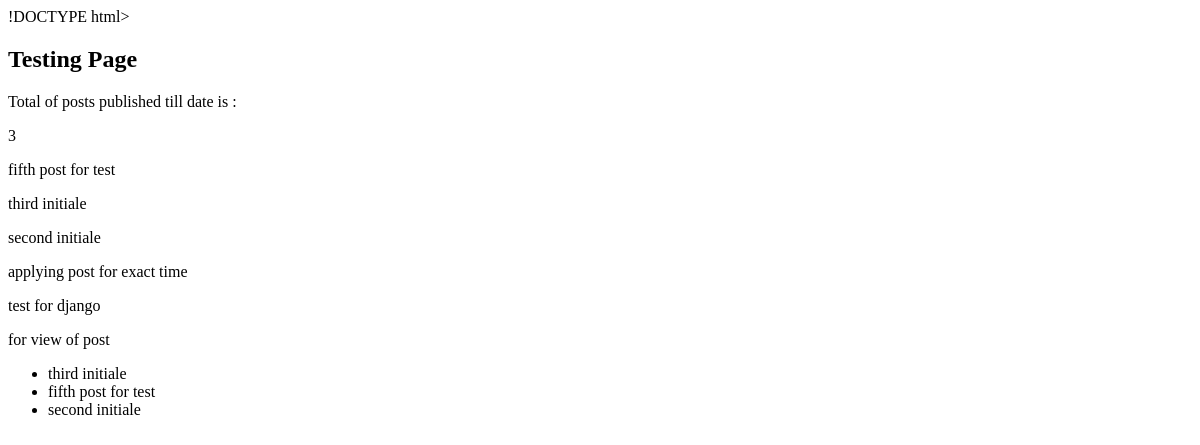
/blog_app/test, run on an earlier commit of the app's database.
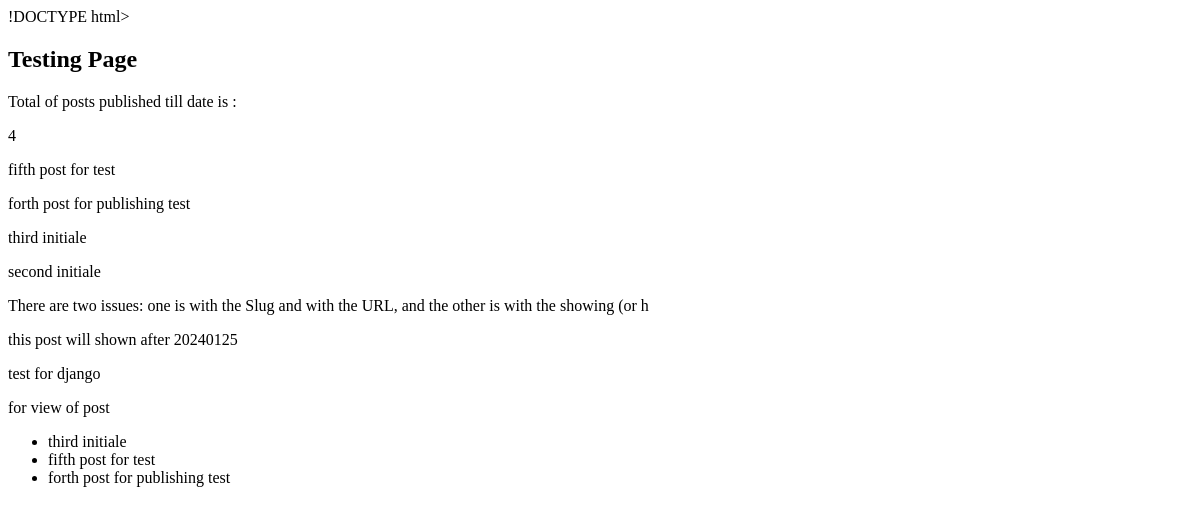
And on a later commit of the database.
### blog_app/models.py (models this page shows)
class Post(models.Model):
    image = models.ImageField(upload_to='app_image/', default='default.png')
    author = models.ForeignKey(User, on_delete=models.SET_NULL, null=True)
    title = models.CharField(max_length=100)
    content = models.TextField()
    counted_views = models.PositiveIntegerField(default=0)
    status = models.BooleanField(default=False)
    published_date = models.DateTimeField(null=True)
    created_date = models.DateTimeField(auto_now_add=True)
    updated_date = models.DateTimeField(auto_now=True)
    category_list = models.ManyToManyField(Category)
    class Meta:
        ordering = ['-created_date']
        verbose_name = 'پست'
        verbose_name_plural = 'پست ها'
    def __str__(self):
        return self.title

### blog_app/views.py (the view)
# urls.py: path('test', test_view)
def test_view(request):
    return render(request, 'test.html')

### blog_app/templatetags/blog_tags.py (called while the page is built)
@register.simple_tag()
def cal_post():
    posts = Post.objects.filter(status=1).count()
    return posts

@register.simple_tag(name='posts')
def show_post():
    posts_obj = Post.objects.filter(status=1)
    return posts_obj

@register.filter
def snippet(value, count):
    return value[:count]

@register.inclusion_tag('popular-post-view.html')
def show_popularposts():
    post_obj = Post.objects.filter(status=1).order_by('-published_date')[:3]
    return {'post_obj': post_obj}

### templates/test.html (shortened to what this page needs)
{% load blog_tags %}
<html lang="en">
<head>
</head>
<body>
        <h2>Testing Page</h2>
        <p>Total of posts published till date is :{% cal_post as tp %}</p>
         <p>{{tp}}</p>
            {% posts as postschema %}
            {% for item in postschema %}
                 <p>{{item}}</p>
            {% endfor %}
            {% for item in postschema %}
                 <p>{{item.content|snippet:100}}</p>
            {% endfor %}
            {% show_popularposts %}
</body>
</html>

### templates/popular-post-view.html (shortened to what this page needs)
<!DOCTYPE html>
<html lang="en">
<head>
</head>
<body>
        <ul>
            {% for item in post_obj %}
            <li>{{item.title}}</li>
            {% endfor %}
        </ul>
</body>
</html>

What changed in the data, as far as the page shows it:
no longer on one of the page's lists (row edited): Post: title "second initiale"
changed Post "fifth post for test": content|snippet "applying post for exact time" → "There are two issues: one is with the Slug and with the URL, and the other is with the showing (or h"
now on this page (row edited): Post: title "forth post for publishing test", content|snippet "this post will shown after 20240125"
Also different on the page:
{{ tp }}: "3" → "4"
